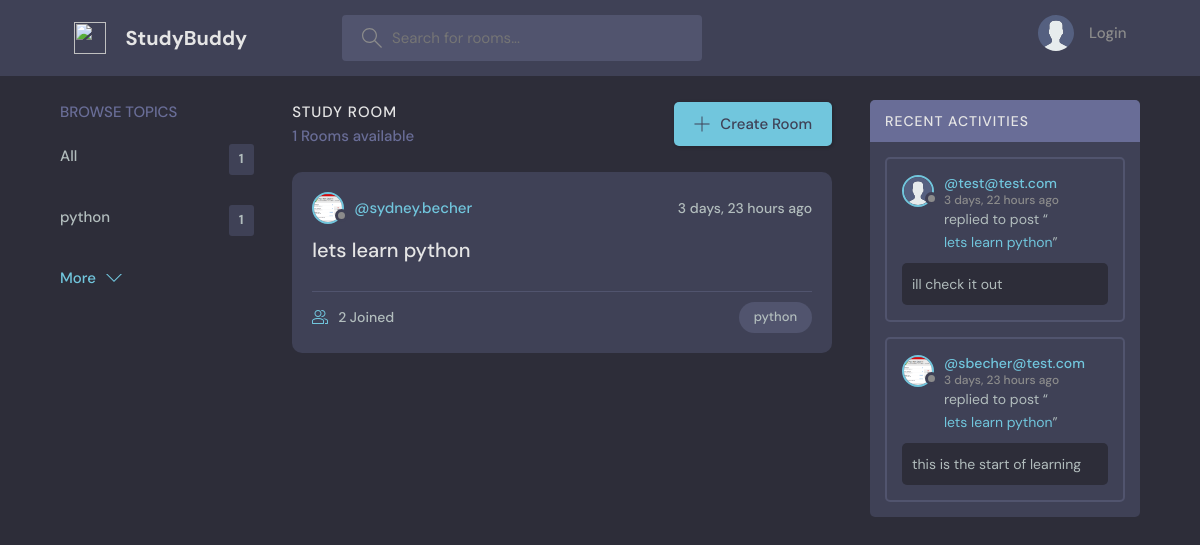
The page / on the database its author committed.
### base/models.py (models this page shows, shortened)
class Topic(models.Model):
    name = models.CharField(max_length=200)
    def __str__(self):
        return self.name

class Room(models.Model):
    host = models.ForeignKey(User, on_delete=models.SET_NULL, null=True)
    topic = models.ForeignKey(Topic, on_delete=models.SET_NULL, null=True) # when using SET_NULL null=True should declared
    name = models.CharField(max_length=200)
    description = models.TextField(null=True, blank=True)  # make column accept null value
    participants = models.ManyToManyField(User, related_name='participants', blank=True)
    updated_at = models.DateTimeField(auto_now=True)
    created_at = models.DateTimeField(auto_now_add=True)
    class Meta:
        ordering = ['-updated_at', '-created_at']  # ascending base on created at

class User(AbstractUser):
    name = models.CharField(max_length=200, null=True)
    email = models.EmailField(unique=True, null=True)
    bio = models.TextField(null=True)
    avatar = models.ImageField(null=True, default="avatar.svg")
    USERNAME_FIELD = 'email'
    REQUIRED_FIELDS = []

class Message(models.Model):
    user = models.ForeignKey(User, on_delete=models.CASCADE)  # delete all message if user is deleted
    room = models.ForeignKey(Room, on_delete=models.CASCADE)  # delete all message if room is deleted
    body = models.TextField()
    updated_at = models.DateTimeField(auto_now=True)
    created_at = models.DateTimeField(auto_now_add=True)
    class Meta:
        ordering = ['-updated_at', '-created_at']
    def __str__(self):
        return self.body[0:50]

### base/views.py (the view)
# urls.py: path('', views.home, name='home'),
def home(request):
    q = request.GET.get('q') if request.GET.get('q') is not None else ''
    rooms = Room.objects.filter(
        Q(topic__name__icontains=q) |
        Q(name__icontains=q) |
        Q(description__icontains=q) |
        Q(host__username__icontains=q)
    )  # icontains used in matching
    topics = Topic.objects.all().order_by('name')
    room_count = rooms.count()
    room_messages = Message.objects.filter(Q(room__topic__name__icontains=q))
    context = {
        'rooms': rooms,
        'topics': topics,
        'room_count': room_count,
        'room_messages': room_messages
    }
    return render(request, 'base/home.html', context)

### base/templates/base/home.html (shortened to what this page needs)
{% extends 'main.html' %}
{% block content %}
<main class="layout layout--3">
    <div class="container">
        {% include 'base/topics_component.html' %}
        <div class="roomList">
            <div class="roomList__header">
                <div>
                    <h2>Study Room</h2>
                    <p>{{ room_count }} Rooms available</p>
                </div>
                <a class="btn btn--main" href="{% url 'create-room' %}">
                    <svg version="1.1" xmlns="http://www.w3.org/2000/svg" width="32" height="32" viewBox="0 0 32 32">
                        <title>add</title>
                        <path
                                d="M16.943 0.943h-1.885v14.115h-14.115v1.885h14.115v14.115h1.885v-14.115h14.115v-1.885h-14.115v-14.115z"
                        ></path>
                    </svg>
                    Create Room
                </a>
            </div>
            {% include 'base/feed_component.html' %}
        </div>
        <div class="activities">
            <div class="activities__header">
                <h2>Recent Activities</h2>
            </div>
            {% include 'base/activity_component.html' %}
        </div>
    </div>
</main>
{% endblock content %}

### base/templates/base/topics_component.html
<div class="topics">
    <div class="topics__header">
        <h2>Browse Topics</h2>
    </div>
    <ul class="topics__list">
        <li>
            <a href="{% url 'home' %} ">All<span>{{ topics.count }}</span></a>
        </li>
        {% for topic in topics %}
        <li>
            <a href="{% url 'home' %}?q={{ topic.name }}">{{ topic }} <span>{{ topic.room_set.all.count }}</span></a>
        </li>
        {% endfor %}
    </ul>
    <a class="btn btn--link" href="{% url 'topics' %}">
        More
        <svg version="1.1" xmlns="http://www.w3.org/2000/svg" width="32" height="32" viewBox="0 0 32 32">
            <title>chevron-down</title>
            <path d="M16 21l-13-13h-3l16 16 16-16h-3l-13 13z"></path>
        </svg>
    </a>
</div>

### base/templates/base/feed_component.html (shortened to what this page needs)
{% for room in rooms %}
<div class="roomListRoom">
    <div class="roomListRoom__header">
        <a href="{% url 'profile' room.host.id     %}" class="roomListRoom__author">
            <div class="avatar avatar--small">
                <img src="{{ room.host.avatar.url }}" />
            </div>
            <span>@{{ room.host.username }}</span>
        </a>
        <div class="roomListRoom__actions">
            <span>{{ room.created_at | timesince }} ago</span>
        </div>
    </div>
    <div class="roomListRoom__content">
        <a href="{% url 'room' room.id %}">{{ room.name }}</a>
    </div>
    <div class="roomListRoom__meta">
        <a href="{% url 'edit-room' room.id %}" class="roomListRoom__joined">
            {{ room.participants.all.count }} Joined
        </a>
        <p class="roomListRoom__topic">{{ room.topic }}</p>
    </div>
</div>
{% endfor %}

### base/templates/base/activity_component.html (shortened to what this page needs)
{% for message in room_messages %}
<div class="activities__box">
    <div class="activities__boxHeader roomListRoom__header">
        <a href="{% url 'profile' message.user.id %}" class="roomListRoom__author">
            <div class="avatar avatar--small">
                <img src="{{ message.user.avatar.url }}" />
            </div>
            <p>
                @{{ message.user }}
                <span>{{ message.created_at | timesince }} ago</span>
            </p>
        </a>
    </div>
    <div class="activities__boxContent">
        <p>replied to post “<a href="{% url 'room' message.room.id %}">{{ message.room.name }}</a>”</p>
        <div class="activities__boxRoomContent">
            {{ message }}
        </div>
    </div>
</div>
{% endfor %}

### rows shown on the page
Topic: name "python", room_set.all.count "1"
Room: host.avatar (picture), host.username "sydney.becher", created_at "3 days, 23 hours", name "lets learn python", participants.all.count "2", topic "python"
Message: user.avatar (placeholder picture), user "test@test.com", created_at "3 days, 22 hours", room.name "lets learn python", body "ill check it out"
Message: user.avatar (picture), user "sbecher@test.com", created_at "3 days, 23 hours", room.name "lets learn python", body "this is the start of learning"

### other values the page prints
{{ topics.count }} "1"
{{ room_count }} "1"
